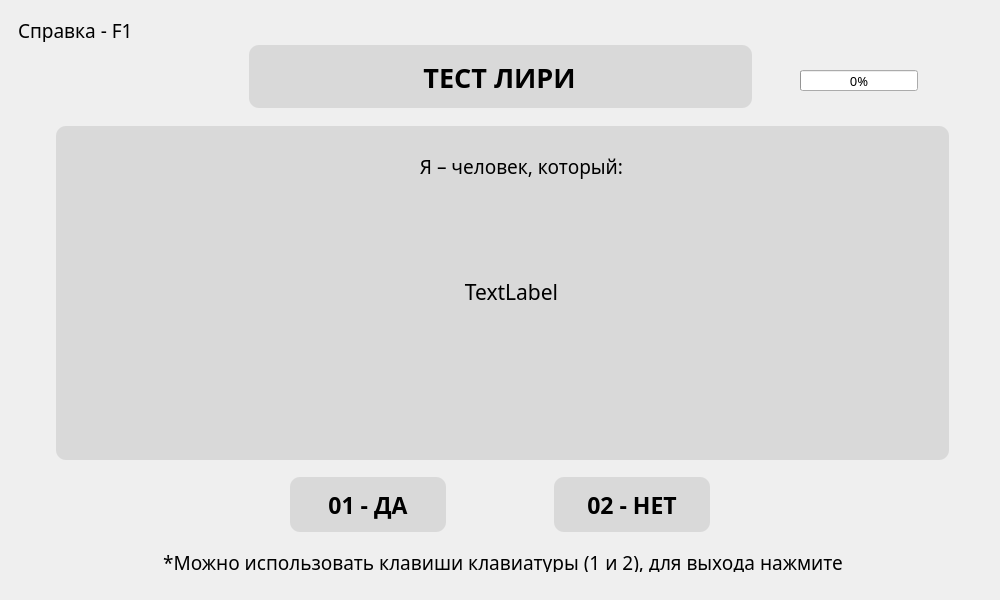
<?xml version="1.0" encoding="UTF-8"?>
<ui version="4.0">
 <class>QuestionsLiri</class>
 <widget class="QWidget" name="QuestionsLiri">
  <property name="geometry">
   <rect>
    <x>0</x>
    <y>0</y>
    <width>1000</width>
    <height>600</height>
   </rect>
  </property>
  <property name="windowTitle">
   <string>Form</string>
  </property>
  <property name="styleSheet">
   <string notr="true">QWidget#QuestionsLiri {
	background-image: url(&quot;:/pictures/back.png&quot;);
}</string>
  </property>
  <widget class="QLabel" name="esc">
   <property name="geometry">
    <rect>
     <x>80</x>
     <y>552</y>
     <width>851</width>
     <height>20</height>
    </rect>
   </property>
   <property name="font">
    <font>
     <family>Montserrat Medium</family>
     <pointsize>14</pointsize>
     <weight>50</weight>
     <italic>false</italic>
     <bold>false</bold>
     <underline>false</underline>
    </font>
   </property>
   <property name="text">
    <string>*Можно использовать клавиши клавиатуры (1 и 2), для выхода нажмите &lt;Esc&gt;</string>
   </property>
   <property name="alignment">
    <set>Qt::AlignCenter</set>
   </property>
  </widget>
  <widget class="QPushButton" name="YES">
   <property name="geometry">
    <rect>
     <x>290</x>
     <y>477</y>
     <width>156</width>
     <height>55</height>
    </rect>
   </property>
   <property name="font">
    <font>
     <family>Montserrat Medium</family>
     <pointsize>17</pointsize>
     <weight>75</weight>
     <bold>true</bold>
    </font>
   </property>
   <property name="contextMenuPolicy">
    <enum>Qt::DefaultContextMenu</enum>
   </property>
   <property name="styleSheet">
    <string notr="true">QPushButton {
	border-radius: 10px;
	background-color: rgb(217, 217, 217);
}
QPushButton:hover {
        background-color: rgba(216, 249, 255);
}

QPushButton:pressed {
        background-color: rgba(187, 147, 148);
		color: rgb(255, 255, 255);
}</string>
   </property>
   <property name="text">
    <string>01 - ДА</string>
   </property>
   <property name="shortcut">
    <string>1</string>
   </property>
  </widget>
  <widget class="QPushButton" name="NO">
   <property name="geometry">
    <rect>
     <x>554</x>
     <y>477</y>
     <width>156</width>
     <height>55</height>
    </rect>
   </property>
   <property name="font">
    <font>
     <family>Montserrat Medium</family>
     <pointsize>17</pointsize>
     <weight>75</weight>
     <bold>true</bold>
    </font>
   </property>
   <property name="styleSheet">
    <string notr="true">QPushButton {
	border-radius: 10px;
	background-color: rgb(217, 217, 217);
}
QPushButton:hover {
        background-color: rgba(216, 249, 255);
}
QPushButton:pressed {
        background-color: rgba(187, 147, 148);
		color: rgb(255, 255, 255);
}</string>
   </property>
   <property name="text">
    <string>02 - НЕТ</string>
   </property>
   <property name="shortcut">
    <string>2</string>
   </property>
  </widget>
  <widget class="QWidget" name="Title" native="true">
   <property name="geometry">
    <rect>
     <x>249</x>
     <y>45</y>
     <width>503</width>
     <height>63</height>
    </rect>
   </property>
   <property name="font">
    <font>
     <family>Montserrat Medium</family>
     <pointsize>16</pointsize>
    </font>
   </property>
   <property name="styleSheet">
    <string notr="true">QWidget {
	border-radius: 10px;
	background-color:rgba(217, 217, 217, 1);
}</string>
   </property>
   <widget class="QTextEdit" name="TitleLiri">
    <property name="enabled">
     <bool>false</bool>
    </property>
    <property name="geometry">
     <rect>
      <x>0</x>
      <y>10</y>
      <width>501</width>
      <height>51</height>
     </rect>
    </property>
    <property name="font">
     <font>
      <family>Montserrat Medium</family>
      <pointsize>18</pointsize>
      <weight>75</weight>
      <bold>true</bold>
     </font>
    </property>
    <property name="styleSheet">
     <string notr="true">color: rgb(0, 0, 0);</string>
    </property>
    <property name="html">
     <string>&lt;!DOCTYPE HTML PUBLIC &quot;-//W3C//DTD HTML 4.0//EN&quot; &quot;http://www.w3.org/TR/REC-html40/strict.dtd&quot;&gt;
&lt;html&gt;&lt;head&gt;&lt;meta name=&quot;qrichtext&quot; content=&quot;1&quot; /&gt;&lt;style type=&quot;text/css&quot;&gt;
p, li { white-space: pre-wrap; }
&lt;/style&gt;&lt;/head&gt;&lt;body style=&quot; font-family:'Montserrat Medium'; font-size:18pt; font-weight:600; font-style:normal;&quot;&gt;
&lt;p align=&quot;center&quot; style=&quot; margin-top:0px; margin-bottom:0px; margin-left:0px; margin-right:0px; -qt-block-indent:0; text-indent:0px;&quot;&gt;&lt;span style=&quot; font-size:20pt;&quot;&gt;ТЕСТ ЛИРИ&lt;/span&gt;&lt;/p&gt;&lt;/body&gt;&lt;/html&gt;</string>
    </property>
   </widget>
  </widget>
  <widget class="QWidget" name="SectionLiri" native="true">
   <property name="geometry">
    <rect>
     <x>56</x>
     <y>126</y>
     <width>893</width>
     <height>334</height>
    </rect>
   </property>
   <property name="styleSheet">
    <string notr="true">QWidget {
	border-radius: 10px;
	background-color:rgba(217, 217, 217, 1);
}</string>
   </property>
   <widget class="QLabel" name="label_question">
    <property name="geometry">
     <rect>
      <x>10</x>
      <y>100</y>
      <width>891</width>
      <height>131</height>
     </rect>
    </property>
    <property name="font">
     <font>
      <family>Montserrat Medium</family>
      <pointsize>16</pointsize>
     </font>
    </property>
    <property name="text">
     <string>TextLabel</string>
    </property>
    <property name="alignment">
     <set>Qt::AlignCenter</set>
    </property>
   </widget>
   <widget class="QLabel" name="label">
    <property name="geometry">
     <rect>
      <x>230</x>
      <y>10</y>
      <width>471</width>
      <height>61</height>
     </rect>
    </property>
    <property name="font">
     <font>
      <family>Montserrat Medium</family>
      <pointsize>14</pointsize>
     </font>
    </property>
    <property name="text">
     <string>Я – человек, который:</string>
    </property>
    <property name="alignment">
     <set>Qt::AlignCenter</set>
    </property>
   </widget>
  </widget>
  <widget class="QLabel" name="info">
   <property name="geometry">
    <rect>
     <x>18</x>
     <y>18</y>
     <width>131</width>
     <height>24</height>
    </rect>
   </property>
   <property name="font">
    <font>
     <family>Montserrat Medium</family>
     <pointsize>14</pointsize>
    </font>
   </property>
   <property name="text">
    <string>Справка - F1</string>
   </property>
  </widget>
  <widget class="QProgressBar" name="progressBar">
   <property name="geometry">
    <rect>
     <x>800</x>
     <y>70</y>
     <width>118</width>
     <height>21</height>
    </rect>
   </property>
   <property name="font">
    <font>
     <family>Montserrat Medium</family>
     <pointsize>10</pointsize>
     <weight>50</weight>
     <bold>false</bold>
    </font>
   </property>
   <property name="styleSheet">
    <string notr="true"/>
   </property>
   <property name="value">
    <number>0</number>
   </property>
  </widget>
 </widget>
 <resources/>
 <connections/>
</ui>
